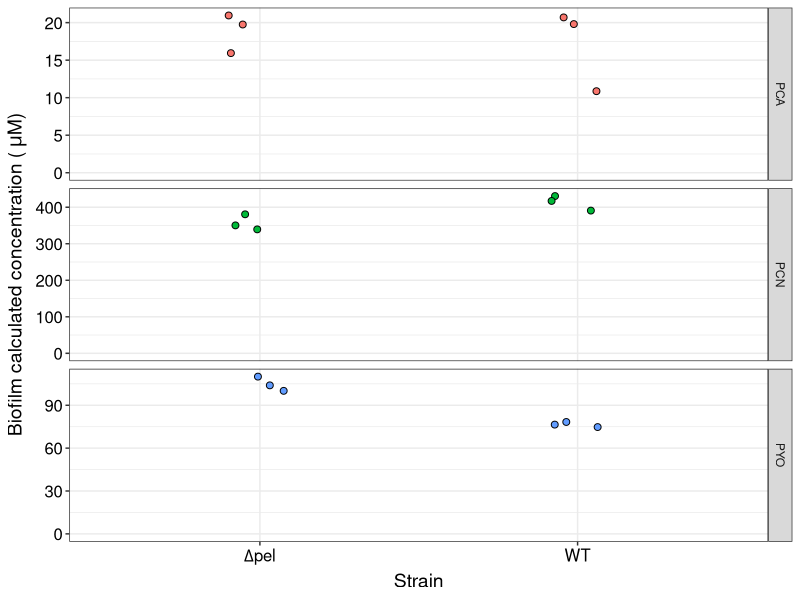
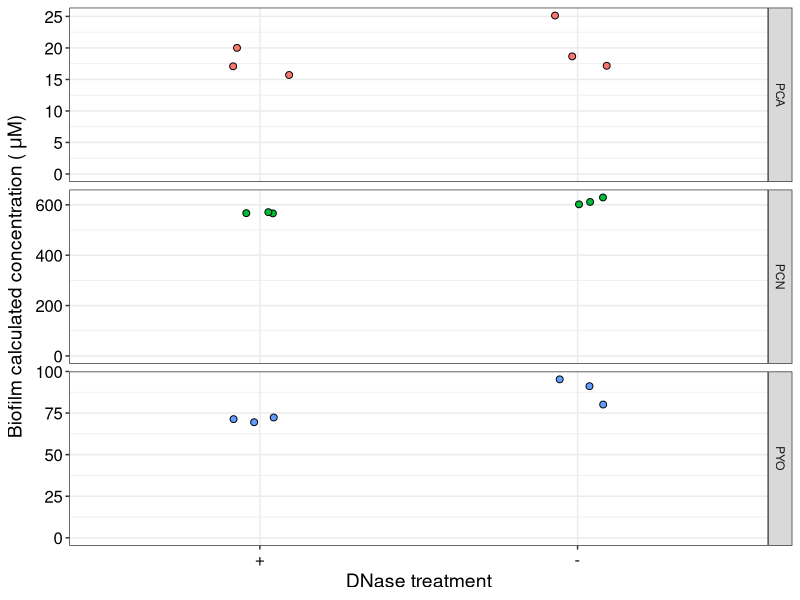
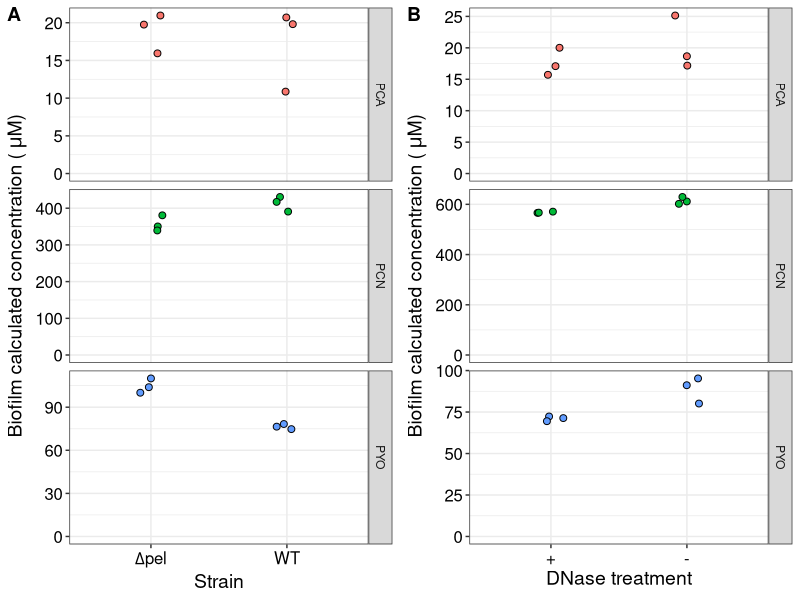
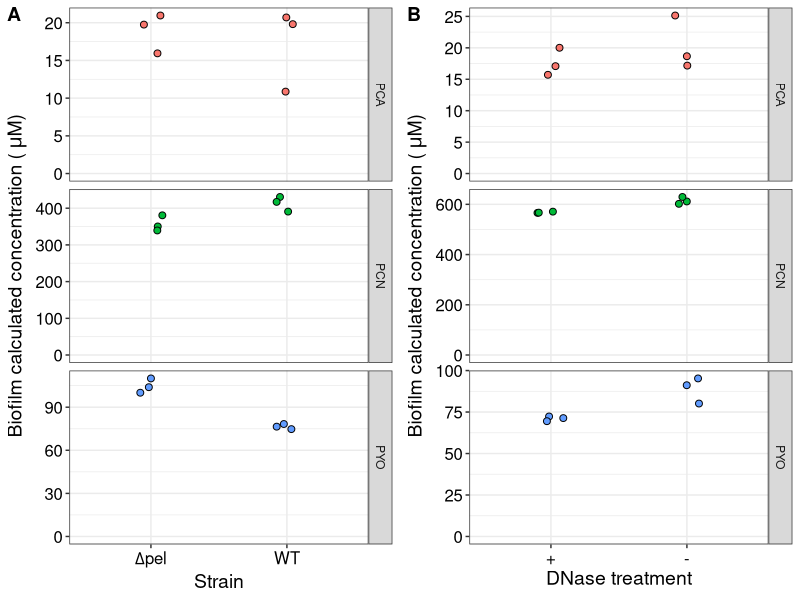

Recreate these plots in R, in order.
## ---- chunk 1
library(tidyverse)
library(cowplot)
library(broom) 
library(modelr) 
library(viridis)

knitr::opts_knit$set(root.dir = '/Users/scottsaunders/git/labwork/Figures/draft1/')
knitr::opts_chunk$set(tidy.opts=list(width.cutoff=60),tidy=TRUE, echo = TRUE, message=FALSE, warning=FALSE, fig.align="center")

theme_1 <- function () { 
    theme_bw() %+replace% 
        theme(
          axis.text = element_text( size=12),
          axis.title=element_text(size=14),
          strip.text.x = element_text(size = 14),
          legend.title=element_text(size=14),
          legend.text=element_text(size=12)
        )
}

theme_set(theme_1())
## ---- chunk 2
df_pel <- read_csv('../data/2018_10_30_HPLC_concentrations_df.csv',comment = "#") 

pel_panel <- df_pel %>% 
  filter(strain %in% c('WTpar','dPel')) %>% 
  filter(material=='cells') %>% 
  ggplot(aes(x=strain,y=calcConc,fill=measured_phenazine))+
    geom_jitter(width=0.1,height=0,shape=21,size=2)+
    facet_grid(measured_phenazine~.,scales='free')+ylim(0,NA)+
    scale_x_discrete(breaks = c('dPel','WTpar'), labels=c(expression(Delta*"pel"),"WT")) +
    labs(x='Strain',y=expression("Biofilm calculated concentration ("~mu*"M)" ))+
    guides(fill=F)
pel_panel
## ---- chunk 3
df_dnase <- read_csv('../data/2018_10_08_HPLC_concentrations_df.csv',comment = "#") 

dnase_panel <- df_dnase %>% 
  filter(Strain=='WT' & Material=='cells') %>% 
  ggplot(aes(x=Condition,y=calcConc,fill=Phenazine))+
    geom_jitter(width=0.1,height=0,shape=21,size=2)+
    facet_grid(Phenazine~.,scales='free')+ylim(0,NA)+
    scale_x_discrete(breaks = c('DNase','none'), labels=c("+","-")) +
    labs(x='DNase treatment',y=expression("Biofilm calculated concentration ("~mu*"M)" ))+
    guides(fill=F)

dnase_panel
## ---- chunk 4
dnasePel <- plot_grid(pel_panel,dnase_panel,ncol=2,labels=c("A","B"),align='hv',axis='tblr')

dnasePel

ggsave('fig2ab.pdf',dnasePel, height = 8 , width = 6)


